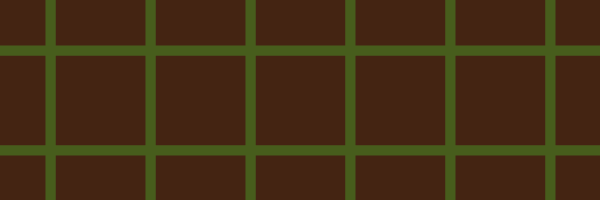
Frame 1 (no input)
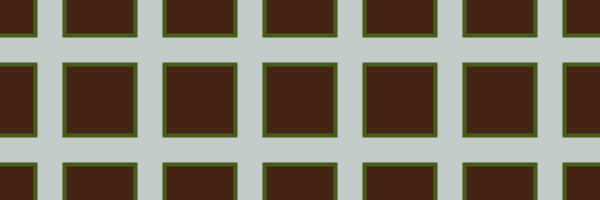
Frame 60 (the mouse pressed at the canvas centre just before this capture)
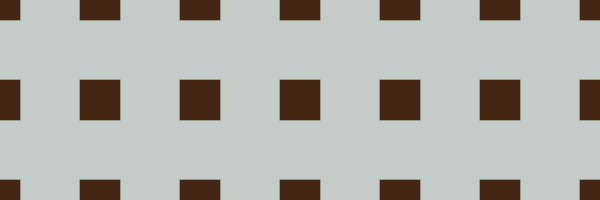
Frame 120 (the mouse held since frame 60 and released just before this capture)

The Processing sketch that drew these frames (run headless with seeded random() and noise(); from frame 60 on, the mouse is pressed at the canvas centre):

// Processing sketch: processing_160040
// ── processing_160040.pde

// Ex06_04

color[] rainbow   = {#FFFFCD, #CC5C54, #F69162, #85A562, #7AB5DB};
color[] chemistry = {#0C2550, #A3D0C1, #FDF6DD, #FEE406, #F4651C};
color[] kitties   = {#302F2F, #74AD92, #F07F47, #FFAA42, #FFE224};
color[] beach     = {#D9C6B0, #314650, #2D4761, #45718C, #B6E1F2};
color[] cottage   = {#C3CCC8, #442412, #475D1C, #859356, #B9961C};
color[] minard    = {#666666, #607F9C, #E9CCAE, #FFFFF3, #D01312};
color[] palette   = cottage;

int choice;
int p1 = 1;
int p2 = 2;

float x;
float y;
float d = 100;
float b = 10;

void setup(){
  size(600, 200);
  smooth();
  rectMode(CENTER);
  x = width/2;
  y = height/2;
}

void draw(){
  background(palette[0]);
  fill(palette[p1]);
  stroke(palette[p2]);
  strokeWeight(b);
  rect(x, y, d, d);
  rect((x-100), y, d, d);
  rect((x+100), y, d, d);
  rect((x-200), y, d, d);
  rect((x+200), y, d, d);
  rect((x-300), y, d, d);
  rect((x+300), y, d, d);
  
  rect(x, (y+100), d, d);
  rect((x-100), (y+100), d, d);
  rect((x+100), (y+100), d, d);
  rect((x-200), (y+100), d, d);
  rect((x+200), (y+100), d, d);
  rect((x-300), (y+100), d, d);
  rect((x+300), (y+100), d, d);
  
  rect(x, (y-100), d, d);
  rect((x-100), (y-100), d, d);
  rect((x+100), (y-100), d, d);
  rect((x-200), (y-100), d, d);
  rect((x+200), (y-100), d, d);
  rect((x-300), (y-100), d, d);
  rect((x+300), (y-100), d, d);
  
  if(mouseX > width/2){
    d += .5;
  } else {
    d -= .5;
  }
  
  b = (mouseY > (height/2)) ? b + .1 : b - .1;
  b = constrain(b, 0, 50);
}

void keyPressed(){
  p1 = int(random(1, 5));
  p2 = int(random(1, 5));
  
  int choice = key;
  switch(choice){
    case 49:
      palette = rainbow;
      break;
    case 50:
      palette = chemistry;
      break;
    case 51:
      palette = kitties;
      break;
    case 52:
      palette = beach;
      break;
    case 53:
      palette = cottage;
      break;
    case 54:
      palette = minard;
      break;
  }
}
